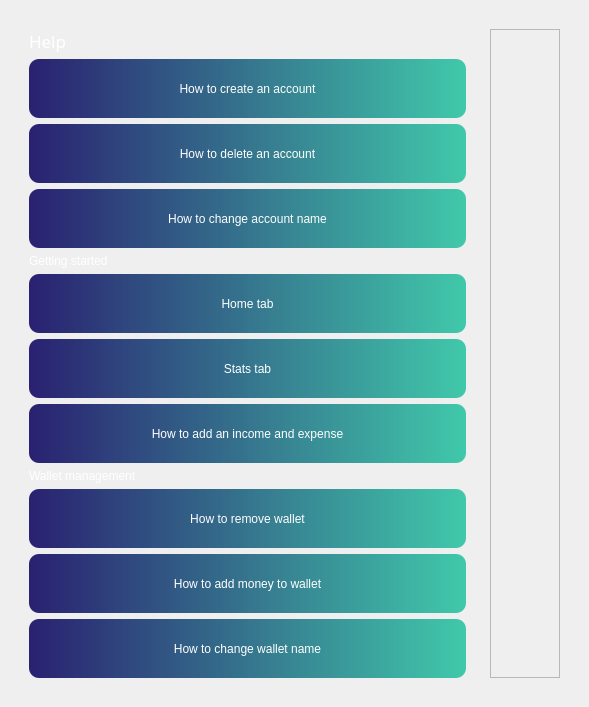
         <widget class="QWidget" name="page_5">
          <layout class="QHBoxLayout" name="horizontalLayout_23">
           <item>
            <widget class="QWidget" name="widget_14" native="true">
             <property name="styleSheet">
              <string notr="true">*{
	font: 13pt &quot;Century Gothic&quot;;
	color:#fff;}

QPushButton{
	
	background-color: qlineargradient(spread:pad, x1:0, y1:0, x2:1, y2:0, stop:0 rgba(42, 33, 113, 255), stop:1 rgba(62, 200, 169, 252));
border-radius: 10px;
                }
QPushButton::hover{
color:rgb(112, 236, 255);}</string>
             </property>
             <layout class="QHBoxLayout" name="horizontalLayout_20">
              <item>
               <widget class="QWidget" name="widget_12" native="true">
                <property name="styleSheet">
                 <string notr="true"/>
                </property>
                <layout class="QVBoxLayout" name="verticalLayout_24">
                 <item alignment="Qt::AlignTop">
                  <widget class="QLabel" name="label_11">
                   <property name="font">
                    <font>
                     <family>Century Gothic</family>
                     <pointsize>13</pointsize>
                     <weight>9</weight>
                     <italic>false</italic>
                     <bold>false</bold>
                    </font>
                   </property>
                   <property name="styleSheet">
                    <string notr="true">color: rgb(255, 255, 255);

font: 75 13pt &quot;Century Gothic&quot;;</string>
                   </property>
                   <property name="text">
                    <string>Help</string>
                   </property>
                  </widget>
                 </item>
                 <item>
                  <widget class="QPushButton" name="pushButton_2">
                   <property name="enabled">
                    <bool>true</bool>
                   </property>
                   <property name="minimumSize">
                    <size>
                     <width>400</width>
                     <height>59</height>
                    </size>
                   </property>
                   <property name="text">
                    <string>How to create an account</string>
                   </property>
                  </widget>
                 </item>
                 <item>
                  <widget class="QPushButton" name="pushButton_3">
                   <property name="enabled">
                    <bool>true</bool>
                   </property>
                   <property name="minimumSize">
                    <size>
                     <width>400</width>
                     <height>59</height>
                    </size>
                   </property>
                   <property name="text">
                    <string>How to delete an account</string>
                   </property>
                  </widget>
                 </item>
                 <item>
                  <widget class="QPushButton" name="pushButton_4">
                   <property name="enabled">
                    <bool>true</bool>
                   </property>
                   <property name="minimumSize">
                    <size>
                     <width>400</width>
                     <height>59</height>
                    </size>
                   </property>
                   <property name="text">
                    <string>How to change account name</string>
                   </property>
                  </widget>
                 </item>
                 <item>
                  <widget class="QLabel" name="label_14">
                   <property name="text">
                    <string>Getting started</string>
                   </property>
                  </widget>
                 </item>
                 <item>
                  <widget class="QPushButton" name="pushButton_6">
                   <property name="enabled">
                    <bool>true</bool>
                   </property>
                   <property name="minimumSize">
                    <size>
                     <width>400</width>
                     <height>59</height>
                    </size>
                   </property>
                   <property name="text">
                    <string>Home tab</string>
                   </property>
                  </widget>
                 </item>
                 <item>
                  <widget class="QPushButton" name="pushButton_7">
                   <property name="enabled">
                    <bool>true</bool>
                   </property>
                   <property name="minimumSize">
                    <size>
                     <width>400</width>
                     <height>59</height>
                    </size>
                   </property>
                   <property name="text">
                    <string>Stats tab</string>
                   </property>
                  </widget>
                 </item>
                 <item>
                  <widget class="QPushButton" name="pushButton_8">
                   <property name="enabled">
                    <bool>true</bool>
                   </property>
                   <property name="minimumSize">
                    <size>
                     <width>437</width>
                     <height>59</height>
                    </size>
                   </property>
                   <property name="text">
                    <string>How to add an income and expense</string>
                   </property>
                  </widget>
                 </item>
                 <item>
                  <widget class="QLabel" name="label_15">
                   <property name="text">
                    <string>Wallet management</string>
                   </property>
                  </widget>
                 </item>
                 <item>
                  <widget class="QPushButton" name="pushButton_11">
                   <property name="enabled">
                    <bool>true</bool>
                   </property>
                   <property name="minimumSize">
                    <size>
                     <width>400</width>
                     <height>59</height>
                    </size>
                   </property>
                   <property name="text">
                    <string>How to remove wallet</string>
                   </property>
                  </widget>
                 </item>
                 <item>
                  <widget class="QPushButton" name="pushButton_9">
                   <property name="enabled">
                    <bool>true</bool>
                   </property>
                   <property name="minimumSize">
                    <size>
                     <width>400</width>
                     <height>59</height>
                    </size>
                   </property>
                   <property name="text">
                    <string>How to add money to wallet</string>
                   </property>
                  </widget>
                 </item>
                 <item>
                  <widget class="QPushButton" name="pushButton_10">
                   <property name="enabled">
                    <bool>true</bool>
                   </property>
                   <property name="minimumSize">
                    <size>
                     <width>0</width>
                     <height>59</height>
                    </size>
                   </property>
                   <property name="text">
                    <string>How to change wallet name</string>
                   </property>
                  </widget>
                 </item>
                </layout>
               </widget>
              </item>
              <item>
               <widget class="QWidget" name="widget_13" native="true">
                <layout class="QVBoxLayout" name="verticalLayout_25">
                 <item>
                  <widget class="QScrollArea" name="scrollArea_2">
                   <property name="widgetResizable">
                    <bool>true</bool>
                   </property>
                   <widget class="QWidget" name="scrollAreaWidgetContents_2">
                    <property name="geometry">
                     <rect>
                      <x>0</x>
                      <y>0</y>
                      <width>98</width>
                      <height>28</height>
                     </rect>
                    </property>
                   </widget>
                  </widget>
                 </item>
                </layout>
               </widget>
              </item>
             </layout>
            </widget>
           </item>
          </layout>
         </widget>
